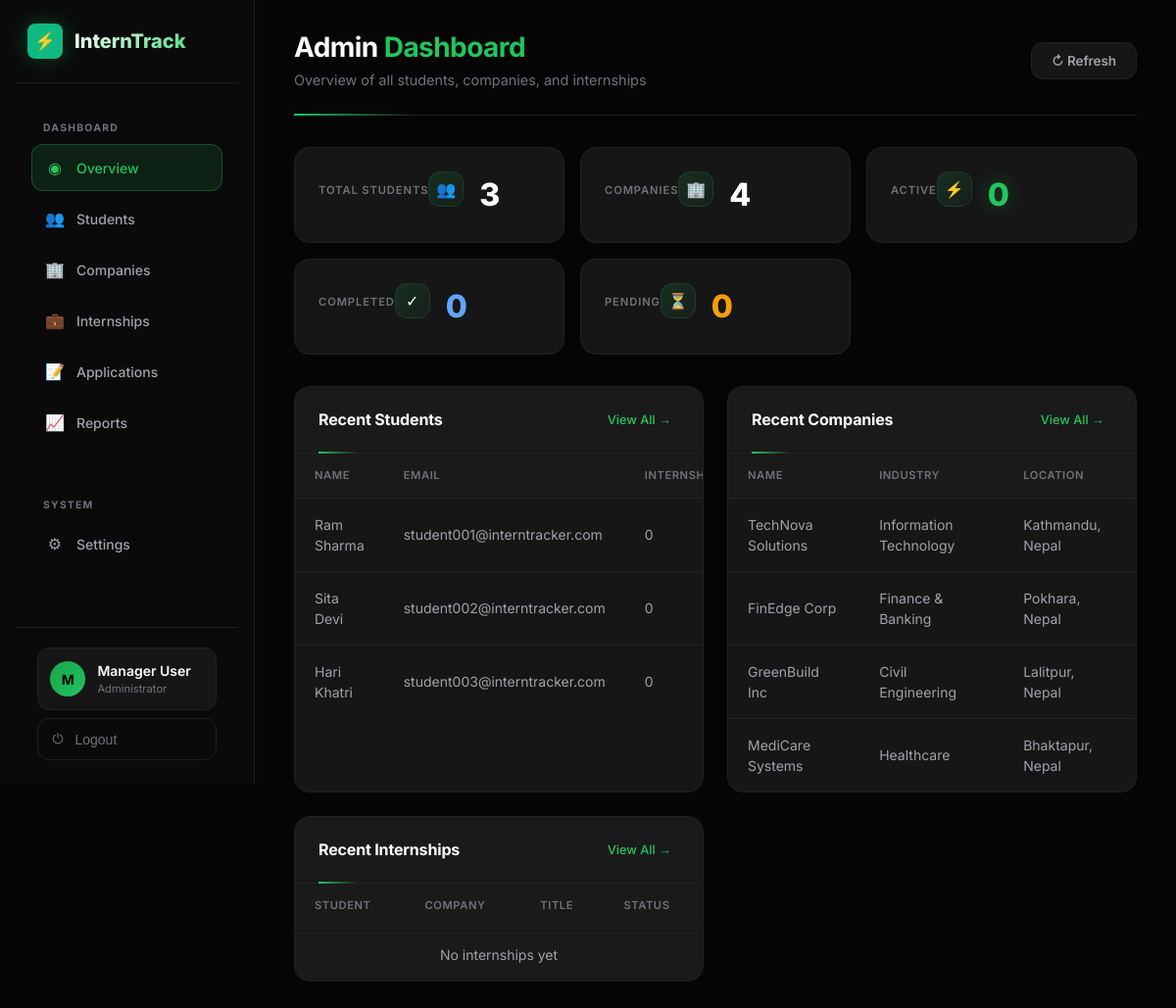
The page /php/admin_dashboard.php (signed in) on the database its author committed.
### tables this page shows
CREATE TABLE IF NOT EXISTS users (
  id INT AUTO_INCREMENT PRIMARY KEY,
  username VARCHAR(80) NOT NULL UNIQUE,
  email VARCHAR(150) NOT NULL UNIQUE,
  password_hash VARCHAR(255) NOT NULL,
  role ENUM('admin', 'student') DEFAULT 'student',
  full_name VARCHAR(150) NOT NULL,
  company_id INT DEFAULT NULL,
  FOREIGN KEY (company_id) REFERENCES companies(id) ON DELETE SET NULL,
  created_at TIMESTAMP DEFAULT CURRENT_TIMESTAMP,
  updated_at TIMESTAMP DEFAULT CURRENT_TIMESTAMP ON UPDATE CURRENT_TIMESTAMP,
  is_active TINYINT(1) DEFAULT 1,
  last_login TIMESTAMP NULL,
  INDEX idx_email (email),
  INDEX idx_role (role),
  INDEX idx_company (company_id)
);

CREATE TABLE IF NOT EXISTS companies (
  id INT AUTO_INCREMENT PRIMARY KEY,
  name VARCHAR(200) NOT NULL,
  industry VARCHAR(100),
  website VARCHAR(255),
  location VARCHAR(200),
  contact_person VARCHAR(150),
  contact_email VARCHAR(150),
  contact_phone VARCHAR(30),
  description TEXT,
  status VARCHAR(20) DEFAULT 'active',
  created_at TIMESTAMP DEFAULT CURRENT_TIMESTAMP,
  INDEX idx_name (name),
  INDEX idx_status (status)
);

### php/config.php (called while the page is built, shortened)
<?php
function e(string $str): string {
    return htmlspecialchars($str, ENT_QUOTES | ENT_HTML5, 'UTF-8');
}
function requireAuth(): array {
    return $_SESSION['user'];
}

### php/admin_dashboard.php (the view, shortened to what this page needs)
<?php
require_once __DIR__ . '/config.php';
$user = requireAuth();
$db = Database::getConnection();
$totalStudents = $db->query("SELECT COUNT(*) as c FROM users WHERE role = 'student'")->fetch()['c'] ?? 0;
$totalCompanies = $db->query("SELECT COUNT(*) as c FROM companies")->fetch()['c'] ?? 0;
$activeInternships = $db->query("SELECT COUNT(*) as c FROM internships WHERE status = 'ongoing'")->fetch()['c'] ?? 0;
$completedInternships = $db->query("SELECT COUNT(*) as c FROM internships WHERE status = 'completed'")->fetch()['c'] ?? 0;
$pendingApps = $db->query("SELECT COUNT(*) as c FROM internships WHERE status = 'applied'")->fetch()['c'] ?? 0;
$recentStudents = $db->query("SELECT u.id, u.full_name, u.email, u.created_at, (SELECT COUNT(*) FROM internships WHERE student_id = u.id) as internship_count FROM users u WHERE u.role = 'student' ORDER BY u.created_at DESC LIMIT 5")->fetchAll();
$recentCompanies = $db->query("SELECT * FROM companies ORDER BY created_at DESC LIMIT 5")->fetchAll();
$recentInternships = $db->query("
    SELECT i.*, u.full_name as student_name, c.name as company_name
    FROM internships i
    LEFT JOIN users u ON i.student_id = u.id
    LEFT JOIN companies c ON i.company_id = c.id
    ORDER BY i.created_at DESC LIMIT 5
")->fetchAll();
?>
<!DOCTYPE html>
<html lang="en" data-theme="dark">
<head>
  <link rel="stylesheet" href="../css/style.css">
</head>
<body>
<div class="admin-layout">
  <aside class="sidebar">
    <div class="sidebar-logo">
      <div class="logo-icon">⚡</div>
      <span class="logo-text">InternTrack</span>
    </div>
    <div class="nav-section">
      <div class="nav-label">Dashboard</div>
      <nav class="nav-menu">
        <a href="admin_dashboard.php" class="nav-item active"><span class="icon">◉</span> Overview</a>
        <a href="admin_students.php" class="nav-item"><span class="icon">👥</span> Students</a>
        <a href="admin_companies.php" class="nav-item"><span class="icon">🏢</span> Companies</a>
        <a href="admin_internships.php" class="nav-item"><span class="icon">💼</span> Internships</a>
        <a href="admin_applications.php" class="nav-item"><span class="icon">📝</span> Applications</a>
        <a href="admin_reports.php" class="nav-item"><span class="icon">📈</span> Reports</a>
      </nav>
    </div>
    <div class="nav-section">
      <div class="nav-label">System</div>
      <nav class="nav-menu">
        <a href="#" class="nav-item"><span class="icon">⚙</span> Settings</a>
      </nav>
    </div>
    <div class="sidebar-footer">
      <div class="user-chip">
        <div class="user-avatar"><?= strtoupper(substr($user['full_name'],0,1)) ?></div>
        <div class="user-info">
          <div class="user-name"><?= e($user['full_name']) ?></div>
          <div class="user-role">Administrator</div>
        </div>
      </div>
      <button class="logout-btn" onclick="handleLogout()"><span class="icon">⏻</span> Logout</button>
    </div>
  </aside>
  <main class="main-content">
    <div class="page-header">
      <div>
        <h1 class="page-title">Admin <span>Dashboard</span></h1>
        <p class="page-subtitle">Overview of all students, companies, and internships</p>
      </div>
      <div class="header-actions">
        <button class="btn btn-secondary" onclick="location.reload()">↻ Refresh</button>
      </div>
    </div>
    <div class="stats-grid">
      <div class="stat-card">
        <div class="stat-header">
          <span class="stat-label">Total Students</span>
          <div class="stat-icon">👥</div>
        </div>
        <div class="stat-value"><?= $totalStudents ?></div>
      </div>
      <div class="stat-card">
        <div class="stat-header">
          <span class="stat-label">Companies</span>
          <div class="stat-icon">🏢</div>
        </div>
        <div class="stat-value"><?= $totalCompanies ?></div>
      </div>
      <div class="stat-card">
        <div class="stat-header">
          <span class="stat-label">Active</span>
          <div class="stat-icon">⚡</div>
        </div>
        <div class="stat-value active"><?= $activeInternships ?></div>
      </div>
      <div class="stat-card">
        <div class="stat-header">
          <span class="stat-label">Completed</span>
          <div class="stat-icon">✓</div>
        </div>
        <div class="stat-value" style="color:#60A5FA"><?= $completedInternships ?></div>
      </div>
      <div class="stat-card">
        <div class="stat-header">
          <span class="stat-label">Pending</span>
          <div class="stat-icon">⏳</div>
        </div>
        <div class="stat-value" style="color:#F59E0B"><?= $pendingApps ?></div>
      </div>
    </div>
    <div class="dashboard-grid">
      <div class="dash-card">
        <div class="dash-card-header">
          <h3 class="dash-card-title">Recent Students</h3>
          <a href="admin_students.php" class="dash-card-link">View All →</a>
        </div>
        <div class="dash-card-body">
          <table class="data-table">
            <thead><tr><th>Name</th><th>Email</th><th>Internships</th></tr></thead>
            <tbody>
              <?php if($recentStudents): foreach($recentStudents as $s): ?>
              <tr><td><?= e($s['full_name']) ?></td><td><?= e($s['email']) ?></td><td><?= $s['internship_count'] ?></td></tr>
              <?php endforeach; else: ?>
              <tr><td colspan="3" class="empty-message">No students yet</td></tr>
              <?php endif; ?>
            </tbody>
          </table>
        </div>
      </div>
      <div class="dash-card">
        <div class="dash-card-header">
          <h3 class="dash-card-title">Recent Companies</h3>
          <a href="admin_companies.php" class="dash-card-link">View All →</a>
        </div>
        <div class="dash-card-body">
          <table class="data-table">
            <thead><tr><th>Name</th><th>Industry</th><th>Location</th></tr></thead>
            <tbody>
              <?php if($recentCompanies): foreach($recentCompanies as $c): ?>
              <tr><td><?= e($c['name']) ?></td><td><?= e($c['industry'] ?? '-') ?></td><td><?= e($c['location'] ?? '-') ?></td></tr>
              <?php endforeach; else: ?>
              <tr><td colspan="3" class="empty-message">No companies yet</td></tr>
              <?php endif; ?>
            </tbody>
          </table>
        </div>
      </div>
      <div class="dash-card">
        <div class="dash-card-header">
          <h3 class="dash-card-title">Recent Internships</h3>
          <a href="admin_internships.php" class="dash-card-link">View All →</a>
        </div>
        <div class="dash-card-body">
          <table class="data-table">
            <thead><tr><th>Student</th><th>Company</th><th>Title</th><th>Status</th></tr></thead>
            <tbody>
              <?php if($recentInternships): foreach($recentInternships as $i): ?>
              <tr><td><?= e($i['student_name'] ?? '-') ?></td><td><?= e($i['company_name'] ?? '-') ?></td><td><?= e($i['title']) ?></td><td><span class="status-badge <?= $i['status'] ?>"><?= e($i['status']) ?></span></td></tr>
              <?php endforeach; else: ?>
              <tr><td colspan="4" class="empty-message">No internships yet</td></tr>
              <?php endif; ?>
            </tbody>
          </table>
        </div>
      </div>
      </div>
  </main>
</div>
</body>
</html>

### rows shown on the page
users: full_name "Ram Sharma", email "student001@interntracker.com", internship_count "0"
users: full_name "Sita Devi", email "student002@interntracker.com", internship_count "0"
users: full_name "Hari Khatri", email "student003@interntracker.com", internship_count "0"
companies: name "TechNova Solutions", industry "Information Technology", location "Kathmandu, Nepal"
companies: name "FinEdge Corp", industry "Finance & Banking", location "Pokhara, Nepal"
companies: name "GreenBuild Inc", industry "Civil Engineering", location "Lalitpur, Nepal"
companies: name "MediCare Systems", industry "Healthcare", location "Bhaktapur, Nepal"

### other values the page prints
substr($user['full_name'],0,1) "M"
$user['full_name'] "Manager User"
$totalStudents "3"
$totalCompanies "4"
$activeInternships "0"
$completedInternships "0"
$pendingApps "0"
